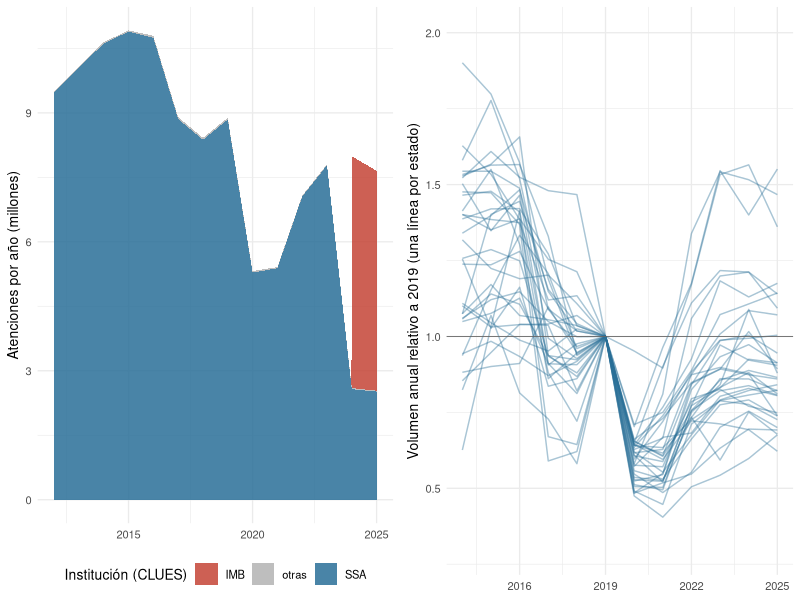
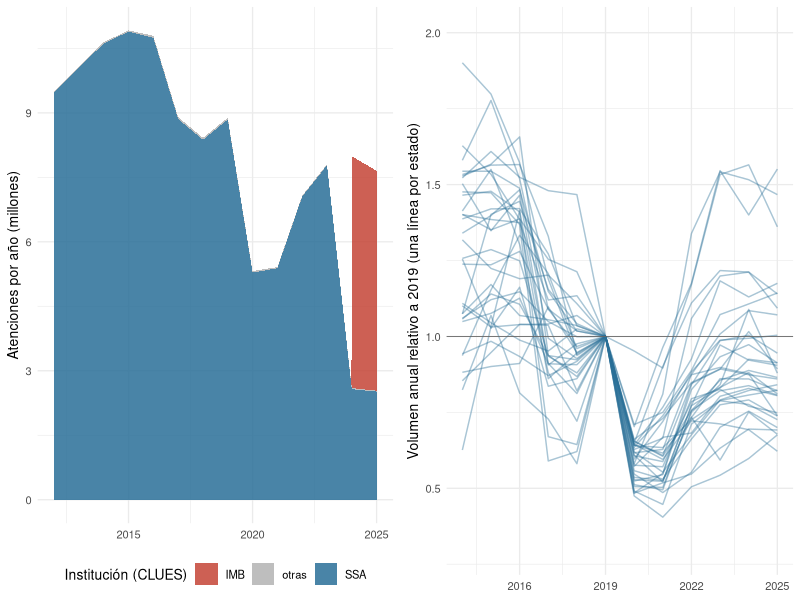

These charts were generated, in order, by the following R code:
#!/usr/bin/env Rscript
# Figura S2: cobertura por institución 2012-2025 (área apilada) y volumen anual por estado relativo a 2019.
# Sólo lee resultados/tablas/cobertura_*.csv (salida de 09).
suppressMessages({library(data.table); library(ggplot2); library(grid)})
a <- fread("resultados/tablas/cobertura_institucion_anio.csv")
a[, inst2 := ifelse(inst %in% c("SSA", "IMB"), inst, "otras")]
a <- a[, .(N = sum(N)), by = .(anio, inst2)]
g1 <- ggplot(a, aes(anio, N / 1e6, fill = inst2)) + geom_area(alpha = 0.85) +
  scale_fill_manual(values = c(IMB = "#c44536", SSA = "#2a6f97", otras = "grey70"), name = "Institución (CLUES)") +
  labs(x = NULL, y = "Atenciones por año (millones)") + theme_minimal(base_size = 10) + theme(legend.position = "bottom")
e <- fread("resultados/tablas/cobertura_estado_anio.csv")
g2 <- ggplot(e[anio >= 2014], aes(anio, idx_2019, group = ent_clues)) +
  geom_line(alpha = 0.4, colour = "#2a6f97") +
  geom_hline(yintercept = 1, linewidth = 0.3, colour = "grey40") + coord_cartesian(ylim = c(0.3, 2)) +
  labs(x = NULL, y = "Volumen anual relativo a 2019 (una línea por estado)") + theme_minimal(base_size = 10)
dibujar <- function() {
  grid.newpage(); pushViewport(viewport(layout = grid.layout(1, 2)))
  print(g1, vp = viewport(layout.pos.row = 1, layout.pos.col = 1))
  print(g2, vp = viewport(layout.pos.row = 1, layout.pos.col = 2))
}
cairo_pdf("resultados/figuras/cobertura_2012_2025.pdf", width = 10, height = 3.8); dibujar(); dev.off()
png("resultados/figuras/cobertura_2012_2025.png", width = 10, height = 3.8, units = "in", res = 200); dibujar(); dev.off()
message("-> resultados/figuras/cobertura_2012_2025")
